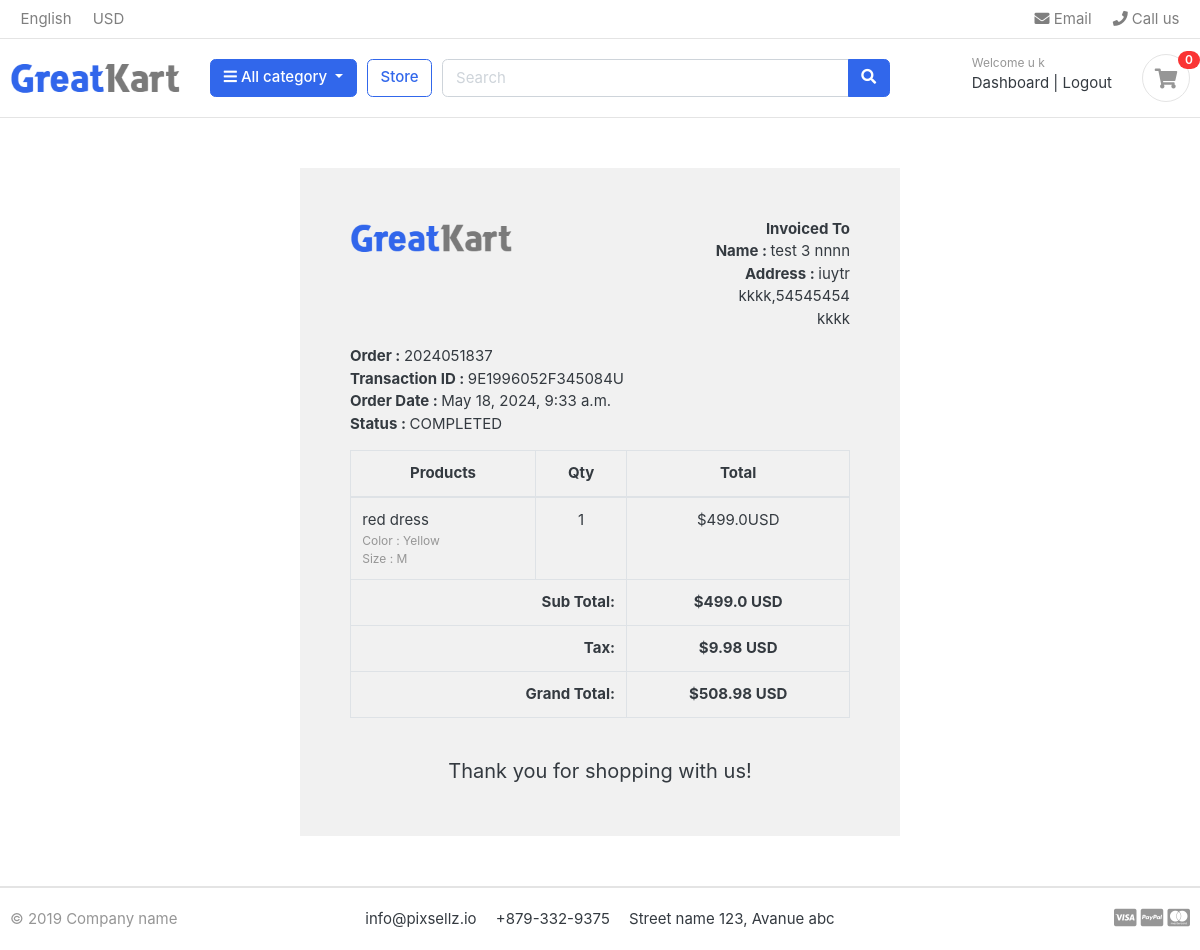
Page /accounts/order_detail/2024051837 (signed in) on the committed database.
### accounts/models.py (models this page shows, shortened)
class Account(AbstractBaseUser,PermissionsMixin):
    first_name = models.CharField(max_length=100)
    last_name = models.CharField(max_length=100)
    username = models.CharField(max_length=100,unique=True)
    email = models.CharField(max_length=100,unique=True)
    phn = models.CharField(max_length=100)
    date_joined = models.DateTimeField(auto_now_add=True)
    last_login = models.DateTimeField(auto_now_add=True)
    is_admin = models.BooleanField(default=False)
    is_staff = models.BooleanField(default=False)
    is_active = models.BooleanField(default=False)
    is_superadmin = models.BooleanField(default=False)
    pass
    USERNAME_FIELD = 'email'
    REQUIRED_FIELDS = ['username','first_name','last_name']
    objects = MyAccountManager()

### orders/models.py (models this page shows, shortened)
class Order(models.Model):
    STATUS = (
        ('New','New'),
        ('Accepted','Accepted'),
        ('Completed','Completed'),
        ('Canceled','Canceled'),
    )
    user = models.ForeignKey(Account, on_delete=models.SET_NULL, null=True)
    payment = models.ForeignKey(Payment, on_delete=models.SET_NULL, blank=True, null=True)
    order_number = models.CharField(max_length=20)
    first_name = models.CharField(max_length=50)
    last_name = models.CharField(max_length=50)
    phone = models.CharField(max_length=15)
    email = models.EmailField(max_length=50)
    address = models.CharField(max_length=50)
    pin_code= models.IntegerField(default=123456)
    state = models.CharField(max_length=50)
    city = models.CharField(max_length=50)
    order_note = models.CharField(max_length=100, blank=True)
    order_total = models.FloatField()
    tax = models.FloatField()
    status = models.CharField(max_length=10, choices=STATUS, default='New')
    ip = models.CharField(blank=True, max_length=20)
    is_ordered = models.BooleanField(default=False)
    created_at = models.DateTimeField(auto_now_add=True)
    updated_at = models.DateTimeField(auto_now=True)
    def full_name(self):
        return f'{self.first_name} {self.last_name}'

class Payment(models.Model):
    user = models.ForeignKey(Account,on_delete=models.CASCADE)
    payment_id = models.CharField(max_length=100)
    payment_method=models.CharField(max_length=100)
    amount_paid = models.CharField(max_length=100)
    status = models.CharField(max_length=100)
    created_at = models.DateTimeField(auto_now_add=True)

class OrderProduct(models.Model):
    order= models.ForeignKey(Order,on_delete=models.CASCADE)
    payment= models.ForeignKey(Payment,on_delete=models.SET_NULL,blank=True,null=True)
    user = models.ForeignKey(Account,on_delete=models.CASCADE)
    product= models.ForeignKey(Product,on_delete=models.CASCADE)
    variations= models.ManyToManyField(Variation,blank=True)
    quantity= models.IntegerField()
    product_price= models.FloatField()
    ordered= models.BooleanField(default=False)
    created_at = models.DateField(auto_now_add=True)
    updated_at = models.DateField(auto_now=True)

### store/models.py (models this page shows, shortened)
class Product(models.Model):
    product_name = models.CharField(max_length=200,unique=True)
    slug = models.SlugField(max_length=200,unique=True)
    description =models.TextField(max_length=400,blank=True)
    price= models.IntegerField()
    images = models.ImageField(upload_to='photos/products')
    stock = models.IntegerField()
    is_available = models.BooleanField(default=True)
    category = models.ForeignKey(Category,on_delete=models.CASCADE)
    created_date = models.DateTimeField(auto_now_add=True)
    modified_date = models.DateTimeField(auto_now=True)

class Variation(models.Model):
    product = models.ForeignKey(Product,on_delete=models.CASCADE)
    variation_category = models.CharField(max_length=100,choices=variation_category_choice)
    variation_value = models.CharField(max_length=100)
    is_active = models.BooleanField(default=True)
    created_date= models.DateTimeField(auto_now=True)
    objects = VariationManager()

### accounts/views.py (the view)
# urls.py: path('order_detail/<int:order_id>',views.order_detail,name='order_detail')
@login_required(login_url='login')
def order_detail(request, order_id):
    order_detail = OrderProduct.objects.filter(order__order_number=order_id)
    order = Order.objects.get(order_number=order_id)
    subtotal = 0
    for i in order_detail:
        subtotal += i.product_price * i.quantity
    context = {
        'order_detail': order_detail,
        'order': order,
        'subtotal': subtotal,
    }
    return render(request, 'accounts/order_detail.html', context)

### cart/context_processors.py (called while the page is built)
def Counter(req):
    cart_count=0
    if 'admin' in req.path:
        return {}
    else:
        try:
            cart=Cart.objects.filter(cart_id =_cart_id(req))
            if req.user.is_authenticated:
                cart_item = CartItem.objects.all().filter(user=req.user)
            else:
                cart_item = CartItem.objects.all().filter(cart=cart[:1])
            for item in cart_item:
                cart_count += item.quantity
        except:
            cart_count=0
    return dict(cart_count=cart_count)

### cart/views.py (called while the page is built)
def _cart_id(req):
    cart = req.session.session_key
    if not cart:
        cart = req.session.create()
    return cart

### category/context_processors.py (called while the page is built)
def menu_links(req):
    links  = Category.objects.all()
    return dict(links=links)

### category/models.py (called while the page is built)
    def get_url(self):
        return reverse('product_by_category',args=[self.slug])

### templates/accounts/order_detail.html
{% extends 'base.html' %}
{% load static %}
{% block content %}
<div class="container" style="margin: 0 auto;width: 50%;padding: 50px;background: #f1f1f1;margin-top: 50px;margin-bottom: 50px;">
    <div class="row invoice row-printable">
        <div class="col-md-12">
            <div class="panel panel-default plain" id="dash_0">
                <div class="panel-body p30">
                    <div class="row">
                        <div class="col-lg-6">
                            <div class="invoice-logo"><img src="{% static '/images/logo.png' %}" alt="Invoice logo" style="max-height: 40px;"></div>
                        </div>
                        <div class="col-lg-6">
                            <div class="invoice-from">
                                <ul class="list-unstyled text-right">
                                    <li><strong>Invoiced To</strong></li>
                                    <li><strong>Name : </strong>{{order.full_name}}</li>
                                    <li><strong>Address : </strong>{{order.address}}</li>
                                    <li>{{order.city}},{{order.pin_code}}</li>
                                    <li>{{order.state}}</li>
                                </ul>
                            </div>
                        </div>
                        <div class="col-lg-12">
                            <div class="invoice-details mt25">
                                <div class="well">
                                    <ul class="list-unstyled mb0">
                                        <li><strong>Order : </strong>{{order.order_number}}</li>
                                        <li><strong>Transaction ID : </strong>{{order.payment.payment_id}}</li>
                                        <li><strong>Order Date : </strong>{{order.created_at}}</li>
                                        <li><strong>Status : </strong>{{order.payment.status}}</li>
                                    </ul>
                                </div>
                            </div>
                            <div class="invoice-items">
                                <div class="table-responsive" style="overflow: hidden; outline: none;" tabindex="0">
                                    <table class="table table-bordered">
                                        <thead>
                                            <tr>
                                                <th class="per70 text-center">Products</th>
                                                <th class="per5 text-center">Qty</th>
                                                <th class="per25 text-center">Total</th>
                                            </tr>
                                        </thead>
                                        <tbody>
                                            {% for order in order_detail %}
                                                <tr>
                                                    <td>{{order.product.product_name}}
                                                        <p class="text-muted small">
                                                            {% if order.variations.all %}
                                                                {% for item in order.variations.all %}
                                                                    {{item.variation_category | capfirst}} : {{item.variation_value | capfirst}}<br>
                                                                {% endfor %}
                                                            {% endif %}
                                                        </p>
                                                    </td>
                                                    <td class="text-center">{{order.quantity}}</td>
                                                    <td class="text-center">${{order.product_price}}USD</td>
                                                </tr>
                                            {% endfor %}
                                        </tbody>
                                        <tfoot>
                                            <tr>
                                                <th colspan="2" class="text-right">Sub Total:</th>
                                                <th class="text-center">${{subtotal}} USD</th>
                                            </tr>
                                            <tr>
                                                <th colspan="2" class="text-right">Tax:</th>
                                                <th class="text-center">${{order.tax}} USD</th>
                                            </tr>
                                            <tr>
                                                <th colspan="2" class="text-right">Grand Total:</th>
                                                <th class="text-center">${{order.order_total}} USD</th>
                                            </tr>
                                        </tfoot>
                                    </table>
                                </div>
                            </div>
                            <div class="invoice-footer mt25">
                                <p class="text-center mt-4"style="font-size:20px;">Thank you for shopping with us!</p>
                            </div>
                        </div>
                    </div>
                </div>
            </div>
        </div>
    </div>
    </div>
{% endblock %}

### templates/includes/navbar.html (shortened to what this page needs)
{% load static %}
<header class="section-header">
    <nav class="navbar p-md-0 navbar-expand-sm navbar-light border-bottom">
    <div class="container">
      <div class="collapse navbar-collapse" id="navbarTop4">
        <ul class="navbar-nav mr-auto">
            <li class="nav-item dropdown">
                 <a href="#" class="nav-link">   English </a>
            </li>
            <li class="nav-item dropdown">
                <a href="#" class="nav-link"> USD </a>
            </li>
        </ul>
        <ul class="navbar-nav">
            <li><a href="#" class="nav-link"> <i class="fa fa-envelope"></i> Email </a></li>
            <li><a href="#" class="nav-link"> <i class="fa fa-phone"></i> Call us </a></li>
        </ul>
      </div>
    </div>
    </nav>
    <section class="header-main border-bottom">
        <div class="container">
    <div class="row align-items-center">
        <div class="col-lg-2 col-md-3 col-6">
            <a href="{% url 'store' %}" class="brand-wrap">
                <img class="logo" src="{% static './images/logo.png' %}">
            </a>
        </div>
        <div class="col-lg col-sm col-md col-6 flex-grow-0">
            <div class="category-wrap dropdown d-inline-block float-right">
                <button type="button" class="btn btn-primary dropdown-toggle" data-toggle="dropdown">
                    <i class="fa fa-bars"></i> All category
                </button>
            </div>
        </div>
        <a href="{% url 'store' %}" class="btn btn-outline-primary">Store</a>
        <div class="col-lg  col-md-6 col-sm-12 col">
            <form action="{% url 'search' %}" class="search" method="get" >
                <div class="input-group w-100">
                    <input type="text" class="form-control" style="width:60%;" placeholder="Search" name="keyword">
                    <div class="input-group-append">
                      <button class="btn btn-primary" type="submit">
                        <i class="fa fa-search"></i>
                      </button>
                    </div>
                </div>
            </form>
        </div>
        <div class="col-lg-3 col-sm-6 col-8 order-2 order-lg-3">
                    <div class="d-flex justify-content-end mb-3 mb-lg-0">
                        {% if user.id is None %}
                            <div class="widget-header">
                                <small class="title text-muted">Welcome guest!</small>
                                <div>
                                    <a href="{% url 'login' %}">Sign in</a> <span class="dark-transp"> | </span>
                                    <a href="{% url 'register' %}"> Register</a>
                                </div>
                            </div>
                        {% else %}
                        <div class="widget-header">
                            <small class="title text-muted">Welcome {{user.first_name}}</small>
                            <div>
                                <a href="{% url 'dashboard' %}">Dashboard</a> <span class="dark-transp"> | </span>
                                <a href="{% url 'logout' %}"> Logout</a>
                            </div>
                        </div>
                        {% endif %}
                        <a href="{% url 'cart' %}" class="widget-header pl-3 ml-3">
                            <div class="icon icon-sm rounded-circle border"><i class="fa fa-shopping-cart"></i></div>
                            <span class="badge badge-pill badge-danger notify">{{cart_count}}</span>
                        </a>
                    </div>
                </div>
    </div>
        </div>
    </section>
    </header>

### static/css/ui.css (style rules this page uses)
html { font-family: "Inter", sans-serif; font-size: 15px; }
.icon-xs, .icon-sm, .icon-md, .icon-lg { display: inline-block; text-align: center; flex-shrink: 0; flex-grow: 0; }
.icon-sm { width: 48px; height: 48px; line-height: 48px !important; font-size: 20px; }
p:last-child { margin-bottom: 0; }
.header-main { position: relative; padding-top: 1rem; padding-bottom: 1rem; }
.brand-wrap .logo, .navbar-brand .logo { margin-right: 7px; max-height: 42px; display: inline-block; }
.widget-header { display: inline-block; vertical-align: middle; position: relative; }
.widget-header a { color: #343a40; }
.widget-header i { color: #969696; }
.widget-header .title { display: block; }
.widget-header .notify { position: absolute; top: -3px; right: -10px; }
[class*=list-] li:after { visibility: hidden; display: block; content: ""; overflow: hidden; height: 0; clear: both; }
.notify { position: absolute; top: -4px; right: -10px; display: inline-block; padding: 0.25em 0.6em; font-size: 12px; line-height: 1; text-align: center; border-radius: 3rem; color: #fff; background-color: #fa3434; }

### rows in the picture
Account: first_name "u k"
Order: full_name "test 3 nnnn", address "iuytr", city "kkkk", pin_code "54545454", state "kkkk", order_number "2024051837", payment.payment_id "9E1996052F345084U", created_at "May 18, 2024, 9:33 a.m.", payment.status "COMPLETED", tax "9.98", order_total "508.98"
OrderProduct: product.product_name "red dress", quantity "1", product_price "499.0"
Variation: variation_category "Color", variation_value "Yellow"
Variation: variation_category "Size", variation_value "M"

### other values in the picture
{{ cart_count }} "0"
{{ subtotal }} "499.0"
